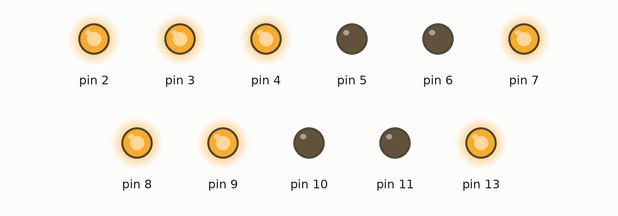
Recording of a sketch running on a simulated Arduino Uno, built with avr-gcc and run on an emulated ATmega328P. Parts: output pins drawn as LEDs (lit = HIGH). What the sketch prints to the serial monitor is not drawn.

Above: at 0.1 s.
At 60.1 s:
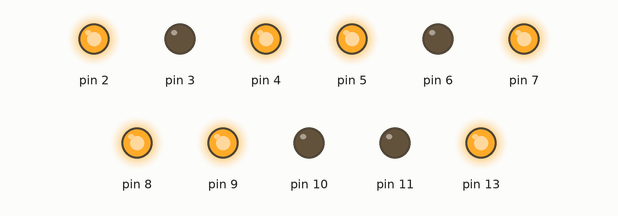
At 120.1 s:
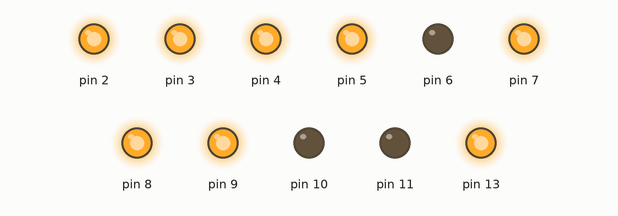
Timing chart, 0 to 121.6 s (numbered marks = the images above):
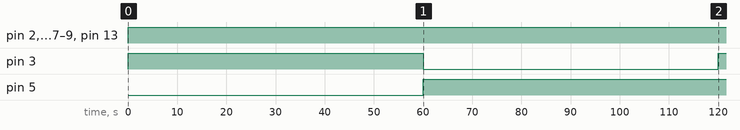

The sketch:

binary-clock.ino
```cpp
/* This is a binary time display for the Arduino Uno board
 *  You must input the time manually (below) each time you
 *  power on the Arduino.
 *  This program is FOSS
 */

//initial time, put local time here
int hours = 11;
int minutes = 45;

char visibleHours[256];
char visibleMinutes[256];

//initialize functions
void to_binary(int x, char* rev);
void to_binary_minutes(int x, char* rev);

void setup() {
  // put your setup code here, to run once:

  //hours
  pinMode(2, OUTPUT);
  pinMode(4, OUTPUT);
  pinMode(6, OUTPUT);
  pinMode(8, OUTPUT);
  pinMode(10, OUTPUT);

  //minutes
  pinMode(3, OUTPUT);
  pinMode(5, OUTPUT);
  pinMode(7, OUTPUT);
  pinMode(9, OUTPUT);
  pinMode(11, OUTPUT);
  pinMode(13, OUTPUT);

  Serial.begin(9600);


}

void loop() {
  // put your main code here, to run repeatedly:
  digitalWrite(2-13, HIGH);

  to_binary(hours, visibleHours);
  //Serial.print(visibleHours);
  to_binary_minutes(minutes, visibleMinutes);

  if (visibleHours[0] == '1')
   digitalWrite(10, HIGH);
  else
    digitalWrite(10, LOW);
  if (visibleHours[1] == '1')
    digitalWrite(8, HIGH);
  else
    digitalWrite(8, LOW);
  if (visibleHours[2] == '1')
    digitalWrite(6, HIGH);
  else
    digitalWrite(6, LOW);
  if (visibleHours[3] == '1')
    digitalWrite(4, HIGH);
  else
    digitalWrite(4, LOW);
  if (visibleHours[4] == '1')
    digitalWrite(2, HIGH);
  else
    digitalWrite(2, LOW);


  if (visibleMinutes[0] == '1')
    digitalWrite(13, HIGH);
  else
    digitalWrite(13, LOW);
  if (visibleMinutes[1] == '1')
    digitalWrite(11, HIGH);
  else
    digitalWrite(11, LOW);
  if (visibleMinutes[2] == '1')
    digitalWrite(9, HIGH);
  else
    digitalWrite(9, LOW);
  if (visibleMinutes[3] == '1')
    digitalWrite(7, HIGH);
  else
    digitalWrite(7, LOW);
  if (visibleMinutes[4] == '1')
    digitalWrite(5, HIGH);
  else
    digitalWrite(5, LOW);
  if (visibleMinutes[5] == '1')
    digitalWrite(3, HIGH);
  else
    digitalWrite(3, LOW);


  //the actual time logic

  if (minutes != 59) {
    delay(60000);
    minutes++;
  } else {
    delay(60000);
    minutes = 0;
    hours++;
    if (hours == 24)
      hours = 0;
  }

}

void to_binary(int x, char* rev) {
  rev[0] = '0';
  rev[1] = '0';
  rev[2] = '0';
  rev[3] = '0';
  rev[4] = '0';


  char binary[256];
  int r = (x % 2), q = (x / 2), n = 4, i = 0;

  while (q != 0) {

    if (r == 0)
      *(binary + i) = ('0');
    else
      *(binary + i) = ('1');

    i++;
    r = (q % 2);
    q = (q / 2);

  }
  //*(binary + i) = ('1');

  for (i=0; i<=4; i++) {
    rev[n] = binary[i];
    Serial.print(binary[i]);
    n--;
  }
  rev[5] = '\0';

  if (hours >= 16)
    rev[0] = '1';
  if (hours <= 15) {
    rev[0] = '0';
    rev[1] = '1';
  }
  if (hours <= 7) {
  rev[1] = '0';
  rev[2] = '1';
  }
  if (hours <= 3) {
    rev[2] = '0';
    rev[3] = '1';
  }
  if (hours == 1) {
    rev[3] = '0';
    rev[4] = '1';
  }
  if (hours == 0)
    rev[3] = '0';

}

void to_binary_minutes(int x, char* rev) {


  char binary[256];
  int r = (x % 2), q = (x / 2), n = 5, i = 0;

  while (q != 0) {

    if (r == 0)
      *(binary + i) = ('0');
    else
      *(binary + i) = ('1');

    i++;
    r = (q % 2);
    q = (q / 2);

  }
  *(binary + i) = ('1');

  for (i=0; i<=6; i++) {
    rev[n] = binary[i];
    n--;
  }
  rev[7] = '\0';

  if (minutes <= 31)
    rev[0] = '0';

  if (minutes <= 15) {
    rev[0] = '0';
    rev[1] = '0';
  }
    if (minutes <= 7) {
    rev[2] = '0';
    rev[3] = '1';
    }
  if (minutes <= 3) {
    rev[3] = '0';
    rev[4] = '1';
  }
  if (minutes == 1) {
    rev[4] = '0';
    rev[5] = '1';
  }
  if (minutes == 0) {
    rev[4] = '0';
    rev[5] = '0';
  }
}
```

Measured:
- by itself, pin 2, pin 4, pin 7–9, pin 13: LOW → HIGH at 0.00 s
- by itself, pin 3: LOW → HIGH at 0.00 s, → LOW 60.0 s later, → HIGH 60.0 s later
- by itself, pin 5: LOW → HIGH at 60.0 s
